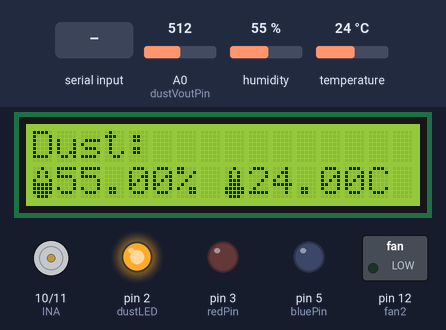
This sketch was run on a simulated Arduino Uno, built with avr-gcc and run on an emulated ATmega328P. Shown: 16×2 character LCD, motor-driver pin pairs drawn as motors (green arrow = first pin HIGH = forward, orange = second pin HIGH = backward, longer = more drive, scaled by the enable pin), switched loads named in the sketch (green lamp = pin HIGH), output pins drawn as LEDs (lit = HIGH). Inputs (shaded band) come from the test bench; at power-on: A0 (dustVoutPin) = 512, humidity 55 %, temperature 24 °C. What the sketch prints to the serial monitor is not drawn.

Above: at 1.3 s.
1.4 s: A0 (dustVoutPin) set to 545
At 7.7 s:
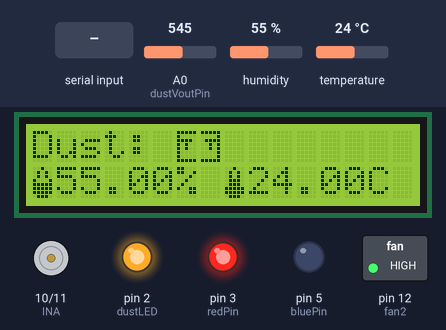
7.8 s: "2" received over the second serial link
At 8.61 s:
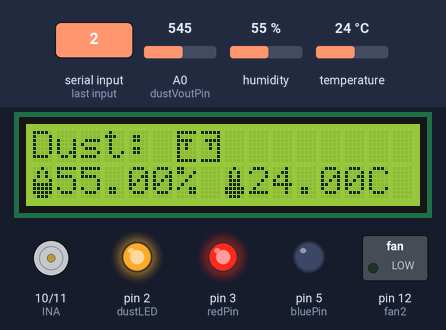
10.1 s: humidity set to 22 %
At 12.6 s:
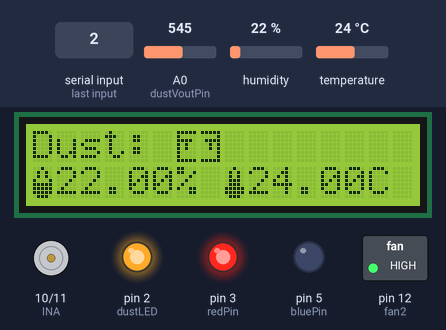
13.3 s: temperature set to 12 °C
At 14.7 s:
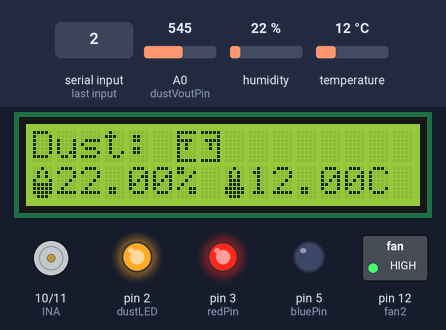
15.5 s: humidity set to 40 %
At 16.7 s:
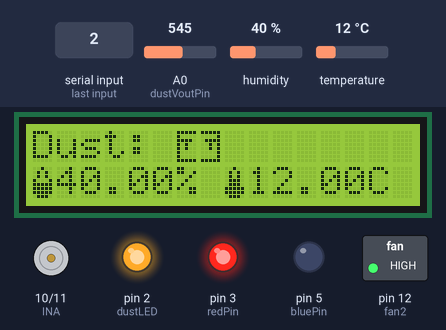
17.6 s: temperature set to 19 °C
At 18.8 s:
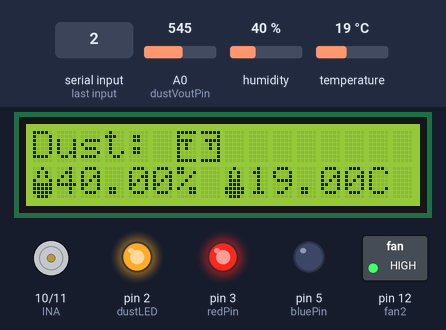
Timing chart, 0 to 20.6 s (numbered marks = the images above; inputs shaded):
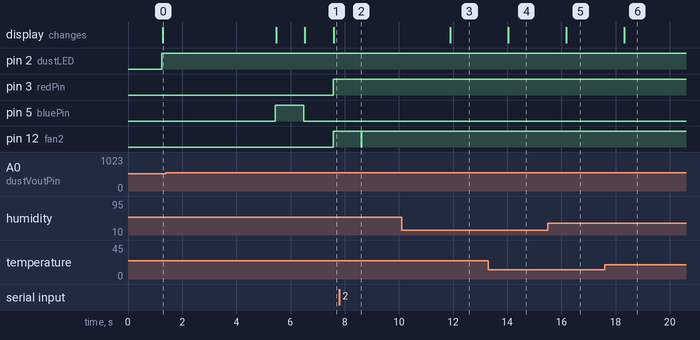

The sketch:

air_cleaner.ino
```cpp
#include <SoftwareSerial.h>
SoftwareSerial BTserial(7,6);
#include <LiquidCrystal_I2C.h>
#include<Wire.h>
LiquidCrystal_I2C lcd(0x27,16,2);

#include <DHT.h>
#define  DHTPIN 9
DHT dht11(DHTPIN,DHT11);


#define GET_DUST_VOLTAGE_INTV 200
#define dust_array 15

#define DUST_CLEAN_VOLTAGE  0.8

int dustVoutPin=A0;
int dustLED=2;

int dustList[dust_array];
int darray = 0;
float dustDensity = 0;
float humi = 0;
float temp = 0;

unsigned long sumVo;
unsigned long avgVo;

unsigned long prevMillisOfVoutReadValue = 0;
unsigned long prevMillisOfDust = 0;
unsigned long prevMillisofdht11 = 0;
int redPin = 3;
int greenPin = 4;
int bluePin = 5;
char message;
char message_state;
int INA= 10 ;
int INB =11;
#define fan2 12
 byte smile_Left[8]={B11111,B10000,B10010,B10000,B10100,B10011,B10000,B11111};
 byte smile_Right[8]={ B11111,B00001,B01001,B00001,B00101,B11001,B00001,B11111};
 byte normal_Left[8]={B11111,B10000,B10010,B10000,B10000,B10111,B10000,B11111};
 byte normal_Right[8]={B11111,B00001,B01001, B00001,B00001, B11101, B00001, B11111};
 byte sad_Left[8]={ B11111,B10000,B11110,B10100,B10100,B10000,B10000,B11111};
 byte sad_Right[8] = {B11111,B00001,B01111,B00101,B00101,B00001,B00001,B11111 };
 byte temp_icon[8]={B00100,B01010,B01010, B01110,B01110,B11111,B11111,B01110};
byte water[8] = {B00100,B01010,B01010,B10001,B11111,B11111,B11111,B01110};


void setup()
{
  Serial.begin(9600);
  lcd.init();
  lcd.begin(16,2);
  lcd.createChar(0, smile_Left);
  lcd.createChar(1, smile_Right);
  lcd.createChar(2, normal_Left);
  lcd.createChar(3, normal_Right);
  lcd.createChar(4, sad_Left);
  lcd.createChar(5, sad_Right);
  lcd.createChar(6, temp_icon);
  lcd.createChar(7, water);

  lcd.backlight();
  lcd.setCursor(0,0);
  lcd.print("Dust: ");
  lcd.setCursor(0,1);
  lcd.write(7);
  lcd.setCursor(8,1);
  lcd.write(6);
  pinMode(dustVoutPin,INPUT);
  pinMode(dustLED,OUTPUT);
  dht11.begin();
  pinMode(redPin,OUTPUT);
  pinMode(greenPin,OUTPUT);
  pinMode(bluePin,OUTPUT);
  BTserial.begin(9600);
  pinMode(fan2,OUTPUT);
  pinMode(INA,OUTPUT);


}


void loop()
{
  dht11_read();
  dust_measurement();
   if(dustDensity>80){
    fan_on();
  }
  else{
    fan_off();
  }
  RGB();
  showInfo();
  bt();
  btf();


}

float dust_measurement() {

  sumVo = 0;

  if (millis() - prevMillisOfVoutReadValue >= GET_DUST_VOLTAGE_INTV) {
    prevMillisOfVoutReadValue = millis();

    digitalWrite(dustLED, LOW);
    delayMicroseconds(280);
    dustList[darray] = analogRead(dustVoutPin);
    delayMicroseconds(40);
    digitalWrite(dustLED, HIGH);

    darray = (darray + 1) % dust_array;

    for (int i = 0; i < dust_array; i++) {
      sumVo = sumVo + dustList[i];
    }
    avgVo = sumVo / dust_array;
  }
  float dustVo=  avgVo *(5.0 / 1024.0);


  if (millis() - prevMillisOfDust >= 1000) {
    prevMillisOfDust = millis();
    if (dustVo > DUST_CLEAN_VOLTAGE) {
      dustDensity = (dustVo - DUST_CLEAN_VOLTAGE) / 0.005;
    }
    else {
      dustDensity = 0;
    }
    Serial.print("Dust Density = ");
    Serial.print(dustDensity);
    Serial.println(" [ug/m3]");
    if(dustDensity >0 && dustDensity <=30){
      Serial.println("미세먼지: 좋음");
    }
    else if (dustDensity >30 && dustDensity <=80){
      Serial.println("미세먼지: 보통");
    }
    else if (dustDensity >80 && dustDensity <=150){
      Serial.println("미세먼지: 나쁨");
    }
    else if (dustDensity >150){
      Serial.println("미세먼지: 매우나쁨");
    }
  }

 }

  void dht11_read(){
    if(millis() - prevMillisofdht11>=1000){
      prevMillisofdht11 = millis();

     humi = dht11.readHumidity();
     temp = dht11.readTemperature();

    if(isnan(humi) || isnan(temp)){
      Serial.println("오류");

    }
    Serial.print("습도: ");
    Serial.println(humi);
    Serial.print("온도: ");
    Serial.println(temp);
  }
 }
 void fan_on(){
  analogWrite(INA,150);
  analogWrite(INB,0);
  digitalWrite(fan2,HIGH);
}
void fan_off(){
  analogWrite(INA,0);
  analogWrite(INB,0);
  digitalWrite(fan2,LOW);
}
void RGB(){

   if(dustDensity >0 && dustDensity <=30){
      digitalWrite(redPin,LOW);
      digitalWrite(greenPin,LOW);
      digitalWrite(bluePin,HIGH);
    }
    else if (dustDensity >30 && dustDensity <=80){
     digitalWrite(redPin,LOW);
      digitalWrite(greenPin,HIGH);
      digitalWrite(bluePin,LOW);
    }
    else if (dustDensity >80){
      digitalWrite(redPin,HIGH);
      digitalWrite(greenPin,LOW);
      digitalWrite(bluePin,LOW);
    }

  }

void showInfo(){
  if(dustDensity >0 && dustDensity <=30){
      lcd.setCursor(6,0);
      lcd.write(0);
      lcd.write(1);
    }
    else if (dustDensity >30 && dustDensity <=80){
       lcd.setCursor(6,0);
      lcd.write(2);
      lcd.write(3);
    }
    else if (dustDensity >80){
      lcd.setCursor(6,0);
      lcd.write(4);
      lcd.write(5);
    }
    lcd.setCursor(1,1);
    lcd.print(humi);
    lcd.print("%");
    lcd.setCursor(9,1);
    lcd.print(temp);
    lcd.print("C");
}

void bt() {
  String data = String(dustDensity)+","+String(humi)+","+String(temp);
  BTserial.print(data);
  delay(1000);
  }
  void btf() {
    if(BTserial.available()>0){
    message = BTserial.read();
    message_state = message;
   Serial.println(message);
  while(message_state=='1'){
    fan_on();

      message = BTserial.read();
      if(message == '2'){
        break;
      }
    }
    fan_off();

    }
  }
```

Measured:
- the behaviour switches between 529 and 530 on A0 (dustVoutPin) (found by bisection; images 0 and 1)
- after the input at 1.4 s, pin 3 (redPin), pin 12 (fan2): LOW → HIGH after 6.2 s; the display: first differs from a run without the input after 6.2 s (image 1)
- after the input at 7.8 s, pin 12 (fan2): HIGH → LOW after 0.80 s, → HIGH 0.02 s later
- after the input at 10.1 s, the display: changes after 1.8 s (image 3)
- after the input at 13.3 s, the display: changes after 0.74 s (image 4)
- after the input at 15.5 s, the display: changes after 0.68 s (image 5)
- after the input at 17.6 s, the display: changes after 0.73 s (image 6)
